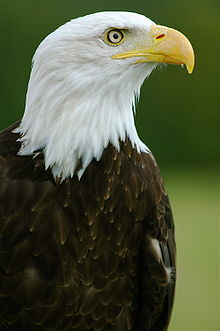
#> input picture bald_eagle.jpg, 220 x 331 px
$ python test12.py
#> lines starting #> are read from the running program, lines starting #| are printed output that depends on the picture; after the words box and inside, x2 and y2 are one past the last pixel; in counts of white or black regions, pixels touching at a corner belong together
# # 框出 bald_eagle.jpg 的輪廓
# rf：https://www.google.com/imgres?imgurl=https%3A%2F%2Fupload.wikimedia.org%2Fwikipedia%2Fcommons%2Fthumb%2F5%2F59%2FBald_Eagle_-_%2522Helga%2522_-_Haliaeetus_leucocephalus2.jpg%2F220px-Bald_Eagle_-_%2522Helga%2522_-_Haliaeetus_leucocephalus2.jpg&imgrefurl=https%3A%2F%2Fzh.wikipedia.org%2Fwiki%2F%25E7%2599%25BD%25E9%25A0%25AD%25E6%25B5%25B7%25E9%25B5%25B0&tbnid=wuPmH9CS8yUGSM&vet=12ahUKEwiwwJ6j3MLuAhWTEKYKHRALDX0QMygBegUIARCmAQ..i&docid=_XCXu6ovsn1zmM&w=220&h=331&q=%E7%BE%8E%E5%9C%8B%E8%80%81%E9%B7%B9%20wiki&ved=2ahUKEwiwwJ6j3MLuAhWTEKYKHRALDX0QMygBegUIARCmAQ

import cv2
import numpy as np
from matplotlib import pyplot as plt

img = cv2.imread('bald_eagle.jpg')
#> img is the input picture: shape (331, 220, 3); mean B, G, R 61.1, 87.9, 81.3
img1 = img.copy()
imgray = cv2.cvtColor(img, cv2.COLOR_BGR2GRAY)
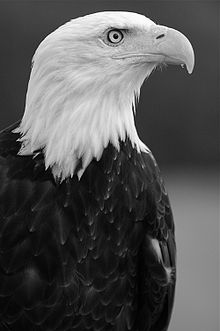
#> imgray: shape (331, 220); min 0, max 255, mean 82.9
blurred = cv2.GaussianBlur(imgray, (5, 5), 2, 1)
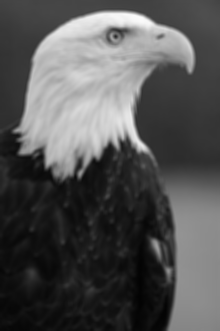
#> blurred: shape (331, 220); min 3, max 251, mean 82.9
'''
高斯平滑
高斯濾波是一種線性平滑濾波，適用於消除高斯噪聲，
高斯濾波就是對整幅影象進行加權平均的過程，每一個畫素點的值，
都由其本身和鄰域內的其他畫素值經過加權平均後得到。

高斯濾波的具體操作是：
用一個模板（或稱卷積、掩模）掃描影象中的每一個畫素，用模板確定的鄰域內畫素的加權平均灰度值去替代模板中心畫素點的值。
高斯濾波後圖像被平滑的程度取決於標準差。
它的輸出是領域畫素的加權平均，同時離中心越近的畫素權重越高。
因此，相對於均值濾波（mean filter）它的平滑效果更柔和，而且邊緣保留的也更好。

平滑視窗小，對標準差的變化不敏感，平滑效果差別不大。
平滑視窗大，對標準差的變化很敏感，平滑效果差別很大。

cv2.GaussianBlur(src, ksize, sigmaX[, dst[, sigmaY[, borderType]]])
src: 影象矩陣
ksize: 濾波視窗尺寸 ，高斯卷積大小且寬高均為奇數但可以不相等
sigmaX: 水平方向上的標準差
sigmaY: 垂直方向的標準差預設為0表示與水平方向相同

rf：https://www.itread01.com/content/1548728312.html
'''

edges = cv2.Canny(blurred, 12, 150)
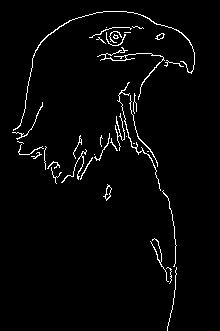
#> edges: shape (331, 220); 2.7% white in thin lines or dots, all inside (x1, y1, x2, y2) = (12, 11, 195, 331)

'''
在作邊緣偵測時，通常會調整模糊參數(cv2.GaussianBlur)或邊緣檢測參數(cv2.Canny)來達到想要的結果

步驟大約分成

1. 影像轉灰階： cv2.cvtColor
2. 影像去雜訊： cv2.GaussianBlur
   cv2.GaussianBlur第二個參數是指定Gaussian kernel size，本範例使用5×5

邊緣偵測： cv2.Canny
採用雙門檻值
第二個參數是指定門檻值 threshold1 – first threshold for the hysteresis procedure.
第二個參數是指定門檻值 threshold2 – second threshold for the hysteresis procedure.

rf：https://shengyu7697.github.io/blog/2020/03/18/Python-OpenCV-canny/
'''
contours, hierarchy = cv2.findContours(edges, cv2.RETR_TREE, cv2.CHAIN_APPROX_SIMPLE)
#> contours = 42 contours, 35 with area under 20; largest, box (x1, y1, x2, y2) and area: (13, 11, 195, 131) 63, (103, 184, 112, 201) 54, (105, 186, 112, 200) 44, (97, 47, 165, 100) 38, (117, 82, 161, 191) 34, (155, 33, 165, 40) 30, (157, 33, 164, 40) 23
draw = cv2.drawContours(img1, contours, -1, (200, 200, 0), 2)
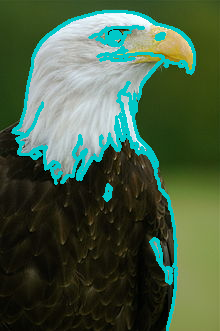
#> draw: shape (331, 220, 3); mean B, G, R 69, 93.9, 70.8

plt.subplot(131), plt.imshow(cv2.cvtColor(img,cv2.COLOR_BGR2RGB)), plt.title('Original Image')
plt.subplot(132), plt.imshow(edges,cmap='gray'), plt.title('Edge Image')
plt.subplot(133), plt.imshow(cv2.cvtColor(draw,cv2.COLOR_BGR2RGB)), plt.title('contour Image')

plt.show()
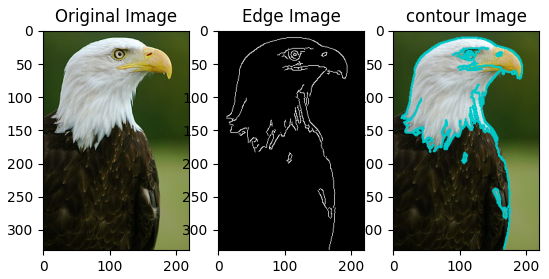
#> figure drawn by matplotlib, 3 panels

############################

def nothing(x):
    pass

edges = cv2.Canny(img, 50, 100)
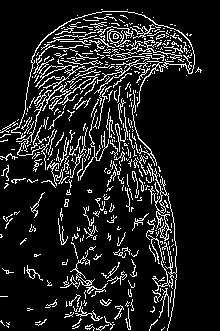
#> edges: shape (331, 220); 12.1% white in thin lines or dots, all inside (x1, y1, x2, y2) = (0, 9, 202, 331)
cv2.namedWindow("image")
cv2.createTrackbar('minval', 'image', 0, 255, nothing)
cv2.createTrackbar('maxval', 'image', 0, 255, nothing)


while(1):
    cv2.imshow('image', edges)
    k = cv2.waitKey(1) & 0xFF
#> (key Esc is pressed here)
    if k == 27:
        break
    minval = cv2.getTrackbarPos('minval', 'image')
    maxval = cv2.getTrackbarPos('maxval', 'image')
    edges = cv2.Canny(img, minval, maxval)

############################


'''
Q：結合test11？
'''

'''
NOTE：https://chtseng.wordpress.com/2016/12/05/opencv-contour%E8%BC%AA%E5%BB%93/
'''
